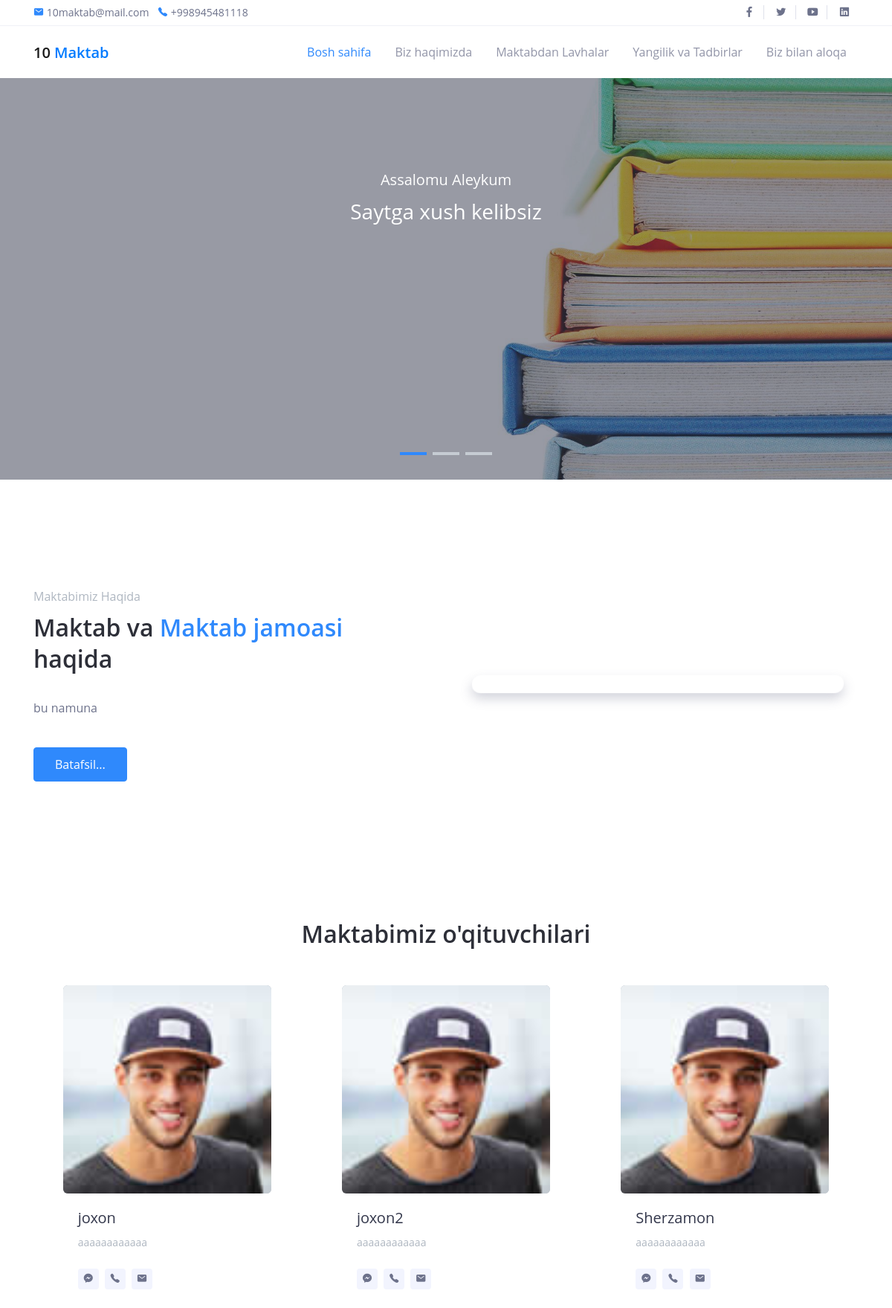
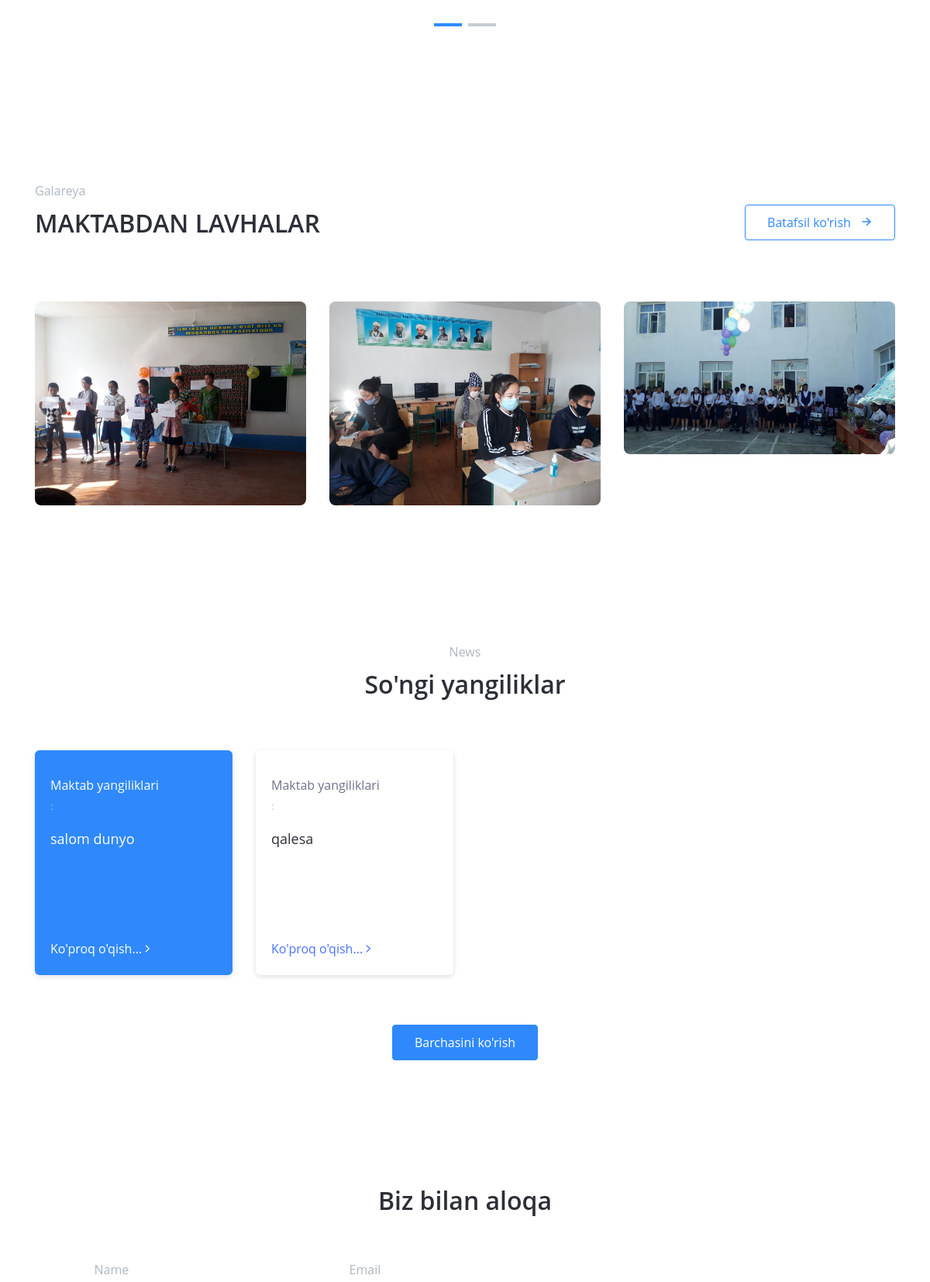
The page / (upper part) on the database its author committed (2 pictures, top to bottom).
### home/models.py (models this page shows, shortened)
class About(models.Model):
	title=models.CharField(max_length=200,null=True,blank=True)
	text=models.TextField(null=True,blank=True)
	img = models.ImageField(upload_to="media/banner", null=True,blank=True)

class Teachers(models.Model):
	name = models.CharField(max_length=200, null=True, blank=True)
	img = models.ImageField(upload_to="media/banner", null=True,blank=True)
	subject=models.CharField(max_length=200,null=True,blank=True)
	phone=models.CharField(max_length=200,null=True,blank=True)

class Galarey(models.Model):
	img=models.ImageField(upload_to="media/galarey",blank=True,null=True)

class News(models.Model):
	title = models.CharField(max_length=200, blank=True, null=True)
	img1 = models.ImageField(upload_to="media/news",blank=True,null=True)
	img2 = models.ImageField(upload_to="media/news",blank=True,null=True)
	text=models.TextField(null=True,blank=True)
	slug = models.SlugField(null=True,blank=True, max_length=125)

### home/views.py (the view)
# urls.py: path('', HomePageView, name='home'),
def HomePageView(request):
    banner=Banner.objects.last()
    about=About.objects.last()
    teacher=Teachers.objects.all()
    teacher_list=[]
    galareya_list=[]
    news_list=[]
    galareya=Galarey.objects.all()
    news=News.objects.all()
    j=1
    for i in galareya:
        if j<=6:
            galareya_list.append(i)
        j=j+1
    for i in teacher:
        teacher_list.append(i)
    d=1
    for i in news:
        if d<=4:
            news_list.append(i)
        d=d+1
    context={
        "img1":banner.img1,
        "img2":banner.img2,
        "img3":banner.img3,
        "about_title":about.title,
        "about_text":about.text,
        "about_img":about.img,
        "teacher_list":teacher_list,
        "galareya_list":galareya_list,
        "news_list":news_list}
    return render(request=request, template_name='index.html',context=context)

### templates/index.html (shortened to what this page needs)
<!DOCTYPE html>
<html lang="en">
{%  load static %}
<head>
  <link rel="stylesheet" href="{% static  "assets/css/bootstrap.css"  %}">
  <link rel="stylesheet" href="{% static   "assets/css/maicons.css" %}">
  <link rel="stylesheet" href="{% static  "assets/vendor/animate/animate.css"  %}">
  <link rel="stylesheet" href="{% static  "assets/vendor/owl-carousel/css/owl.carousel.css"  %}">
  <link rel="stylesheet" href="{% static  "assets/vendor/fancybox/css/jquery.fancybox.css"  %}">
  <link rel="stylesheet" href="{% static   "assets/css/theme.css" %}">
</head>
<body>
  <header>
    <div class="top-bar">
      <div class="container">
        <div class="row align-items-center">
          <div class="col-md-8">
            <div class="d-inline-block">
              <span class="mai-mail fg-primary"></span> <a href="mailto:contact@mail.com">10maktab@mail.com</a>
            </div>
            <div class="d-inline-block ml-2">
              <span class="mai-call fg-primary"></span> <a href="tel:+0011223495">+998945481118</a>
            </div>
          </div>
          <div class="col-md-4 text-right d-none d-md-block">
            <div class="social-mini-button">
              <a href="#"><span class="mai-logo-facebook-f"></span></a>
              <a href="#"><span class="mai-logo-twitter"></span></a>
              <a href="#"><span class="mai-logo-youtube"></span></a>
              <a href="#"><span class="mai-logo-linkedin"></span></a>
            </div>
          </div>
        </div>
      </div>
    </div>
    <nav class="navbar navbar-expand-lg navbar-light">
      <div class="container">
        <a href="{% url "home" %}" class="navbar-brand">10 <span class="text-primary">Maktab</span></a>
        <div class="navbar-collapse collapse" id="navbarContent">
          <ul class="navbar-nav ml-auto pt-3 pt-lg-0">
            <li class="nav-item active">
              <a href="{% url "home" %}" class="nav-link">Bosh sahifa</a>
            </li>
            <li class="nav-item">
              <a href="{% url "about" %}" class="nav-link">Biz haqimizda</a>
            </li>
            <li class="nav-item">
              <a href="{% url "galarey" %}" class="nav-link">Maktabdan Lavhalar</a>
            </li>
            <li class="nav-item">
              <a href="{% url "news" %}" class="nav-link">Yangilik va Tadbirlar</a>
            </li>
            <li class="nav-item">
              <a href="{% url "contact" %}" class="nav-link">Biz bilan aloqa</a>
            </li>
          </ul>
        </div>
      </div>
    </nav>
    <div class="page-banner home-banner mb-5">
      <div class="slider-wrapper">
        <div class="owl-carousel hero-carousel">
          <div class="hero-carousel-item">
            <img src={{img1.url}} alt="">
            <div class="img-caption">
              <div class="subhead">Assalomu Aleykum</div>
              <h3 class="mb-4">Saytga xush kelibsiz</h3>
            </div>
          </div>
        </div>
      </div>
    </div>
  </header>
  <main>
    <div class="page-section">
      <div class="container">
        <div class="row align-items-center">
          <div class="col-lg-6 py-3">
            <div class="subhead">Maktabimiz haqida</div>
            <h2 class="title-section">Maktab va  <span class="fg-primary">Maktab jamoasi</span> haqida</h2>
            <p>{{ about_text | slice:"200" }}</p>
            <a href="{% url "about" %}" class="btn btn-primary mt-4">Batafsil...</a>
          </div>
          <div class="col-lg-6 py-3">
            <div class="about-img">
            </div>
          </div>
        </div>
      </div>
    </div>
    <div class="page-section">
      <div class="container">
        <div class="text-center">
          <h2 class="title-section">Maktabimiz o'qituvchilari</h2>
        </div>
        <div class="owl-carousel team-carousel mt-5">
            {% for teacher in teacher_list %}
          <div class="team-wrap">
            <div class="team-profile">
              <img src={{ teacher.img.url }} alt="">
            </div>
            <div class="team-content">
              <h5>{{ teacher.name}}</h5>
              <div class="text-sm fg-grey">{{ teacher.subject}}</div>
              <div class="social-button">
                <a href="#"><span class="mai-logo-facebook-messenger"></span></a>
                <a href="#"><span class="mai-call"></span></a>
                <a href="#"><span class="mai-mail"></span></a>
              </div>
            </div>
          </div>
            {% endfor %}
        </div>
      </div>
    </div>
    <div class="page-section">
      <div class="container">
        <div class="row align-items-center">
          <div class="col-md-6 py-3">
            <div class="subhead">Galareya</div>
            <h2 class="title-section">MAKTABDAN LAVHALAR</h2>
          </div>
          <div class="col-md-6 py-3 text-md-right">
            <a href="{% url "galarey" %}" class="btn btn-outline-primary">Batafsil ko'rish <span class="mai-arrow-forward ml-2"></span></a>
          </div>
        </div>
        <div class="row mt-3">
            {% for  rasm in galareya_list  %}
          <div class="col-lg-4 py-3">
            <div class="portfolio">
              <a href={{ rasm.img.url}} data-fancybox="portfolio">
                <img src={{ rasm.img.url}} alt="">
              </a>
            </div>
          </div>
         {% endfor %}
        </div>
      </div>
    </div>
    <div class="page-section">
      <div class="container">
        <div class="text-center">
          <div class="subhead">News</div>
          <h2 class="title-section">So'ngi yangiliklar</h2>
        </div>
        <div class="row my-5 card-blog-row">
            {% for new in news_list %}
          <div class="col-lg-3 py-3">
            <div class="card-blog">
              <div class="header">
                <div class="entry-footer">
                  <div class="post-author">Maktab yangiliklari</div>
                  <a href="#" class="post-date">{{ new.datetime.astimezone.hour}}:{{ new.datetime.astimezone.minute}}</a>
                </div>
              </div>
              <div class="body">
                <div class="post-title"><a href="{%  url  "news_detail" new.slug %}">{{ new.title}}</a></div>
              </div>
              <div class="footer">
                <a href="{%  url  "news_detail" new.slug %}">Ko'proq o'qish...<span class="mai-chevron-forward text-sm"></span></a>
              </div>
            </div>
          </div>
            {% endfor %}
        </div>
        <div class="text-center">
          <a href="{% url "news" %}" class="btn btn-primary">Barchasini ko'rish</a>
        </div>
      </div>
    </div>
    <div class="page-section">
      <div class="container">
        <div class="text-center">
          <h2 class="title-section mb-3">Biz bilan aloqa</h2>
        </div>
     <div class="row justify-content-center mt-5">
            <div id="saqla2" >
          <div class="col-lg-8">
              <div class="row">
                <div class="col-sm-6 py-2">
                  <label  for="name" class="fg-grey">Name</label>
                </div>
                <div class="col-sm-6 py-2">
                  <label   for="email" class="fg-grey">Email</label>
                </div>
              </div>
          </div>
                </div>
        </div>
      </div>
    </div>
  </main>
</body>
</html>

### rows shown on the page
About: text "bu namuna"
Teachers: img (picture), name "joxon", subject "aaaaaaaaaaaa"
Teachers: img (picture), name "joxon2", subject "aaaaaaaaaaaa"
Teachers: img (picture), name "Sherzamon", subject "aaaaaaaaaaaa"
Galarey: img (picture)
Galarey: img (picture)
Galarey: img (picture)
News: title "salom dunyo"
News: title "qalesa"
